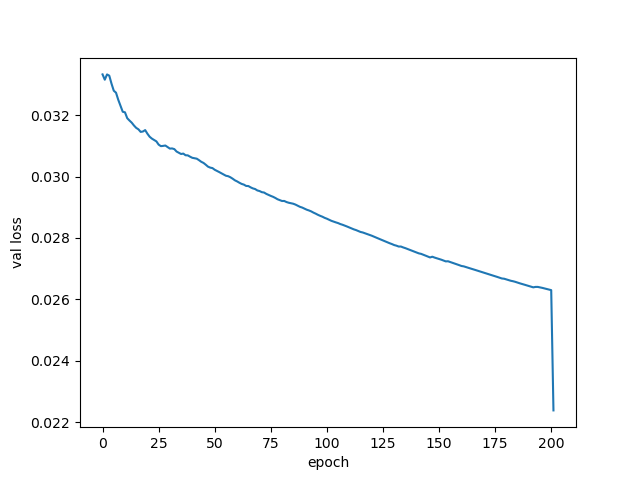
#> input picture PyTorch_test/val_loss_201.png, 640 x 480 px
$ python -i plot.py   (imports and definitions only)
#> lines starting #> are read from the running program, lines starting #| are printed output that depends on the picture
import time
import sys
import matplotlib.pyplot as plt
import numpy as np
from matplotlib.animation import FuncAnimation
import matplotlib.ticker as ticker

def animate(i) :
    plt.clf()
    plt.xlabel("epoch")
    plt.ylabel("loss")
    path = ('./checkpoints/FunieGAN/UIEB_NYU/Pyramid_512/batch_16/Spatial_Try_201/loss.txt')
    f = open(path,'r')
#> (reads PyTorch_test/loss.txt from the repository)
    lines = f.readlines()
    Dloss,Gloss,Aloss = [],[],[]
    for line in lines:
        Dloss.append(float(line.split(',')[0]))
        Gloss.append(float(line.split(',')[1]))
        Aloss.append(float(line.split(',')[2]))
    x = np.linspace(1,len(Dloss),len(Dloss))
    plt.xticks(x)
    plt.plot(x,Gloss,label='G Loss')
    plt.plot(x,Dloss,label='D Loss')
    #plt.plot(x,Aloss,label='Adv Loss')
    plt.legend(loc='upper right')
    plt.xlim(1,len(x))
    axes = plt.gca()
    axes.xaxis.set_major_locator(ticker.MultipleLocator(5))
    plt.tight_layout()
    plt.savefig('./checkpoints/FunieGAN/UIEB_NYU/Pyramid_512/batch_16/Spatial_Try_201/loss_fig')
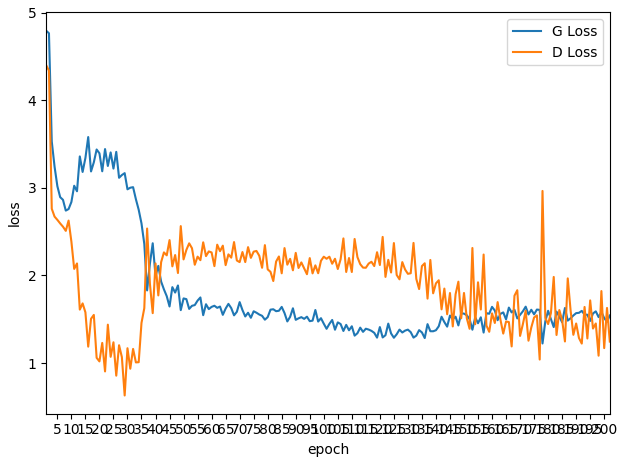
#> figure drawn by matplotlib, 1 panel; curve peaks at x = 1, y = 4.79; curve peaks at x = 1, y = 4.4

def animate_val(i):
    plt.clf()
    plt.xlabel("epoch")
    plt.ylabel("val_loss")
    path = ('val_loss.txt')
    f = open(path,'r')
    lines = f.readlines()
    Gloss = []
    for line in lines:
        Gloss.append(float(line.split(',')[0]))
    x = np.linspace(1,len(Gloss),len(Gloss))
    plt.xticks(x)
    plt.plot(x,Gloss,label='val Loss')

    plt.legend(loc='upper left')
    plt.xlim(1,len(x))
    axes = plt.gca()
    axes.xaxis.set_major_locator(ticker.MultipleLocator(5))
    plt.tight_layout()
    plt.savefig('val_loss_200')

def animation_plot_loss():
    plt.xlabel("epoch")
    plt.ylabel("loss")
    plt.xlim(0,10)
    #plt.figure(figsize=(20, 16))
    ani = FuncAnimation(plt.gcf(),animate,interval=1000)
    plt.tight_layout()
    plt.show()

# [2 lines not run here, left out]

>>> import cv2
>>> picture = cv2.imread('val_loss_201.png', cv2.IMREAD_GRAYSCALE)
>>> result = animate(picture)
